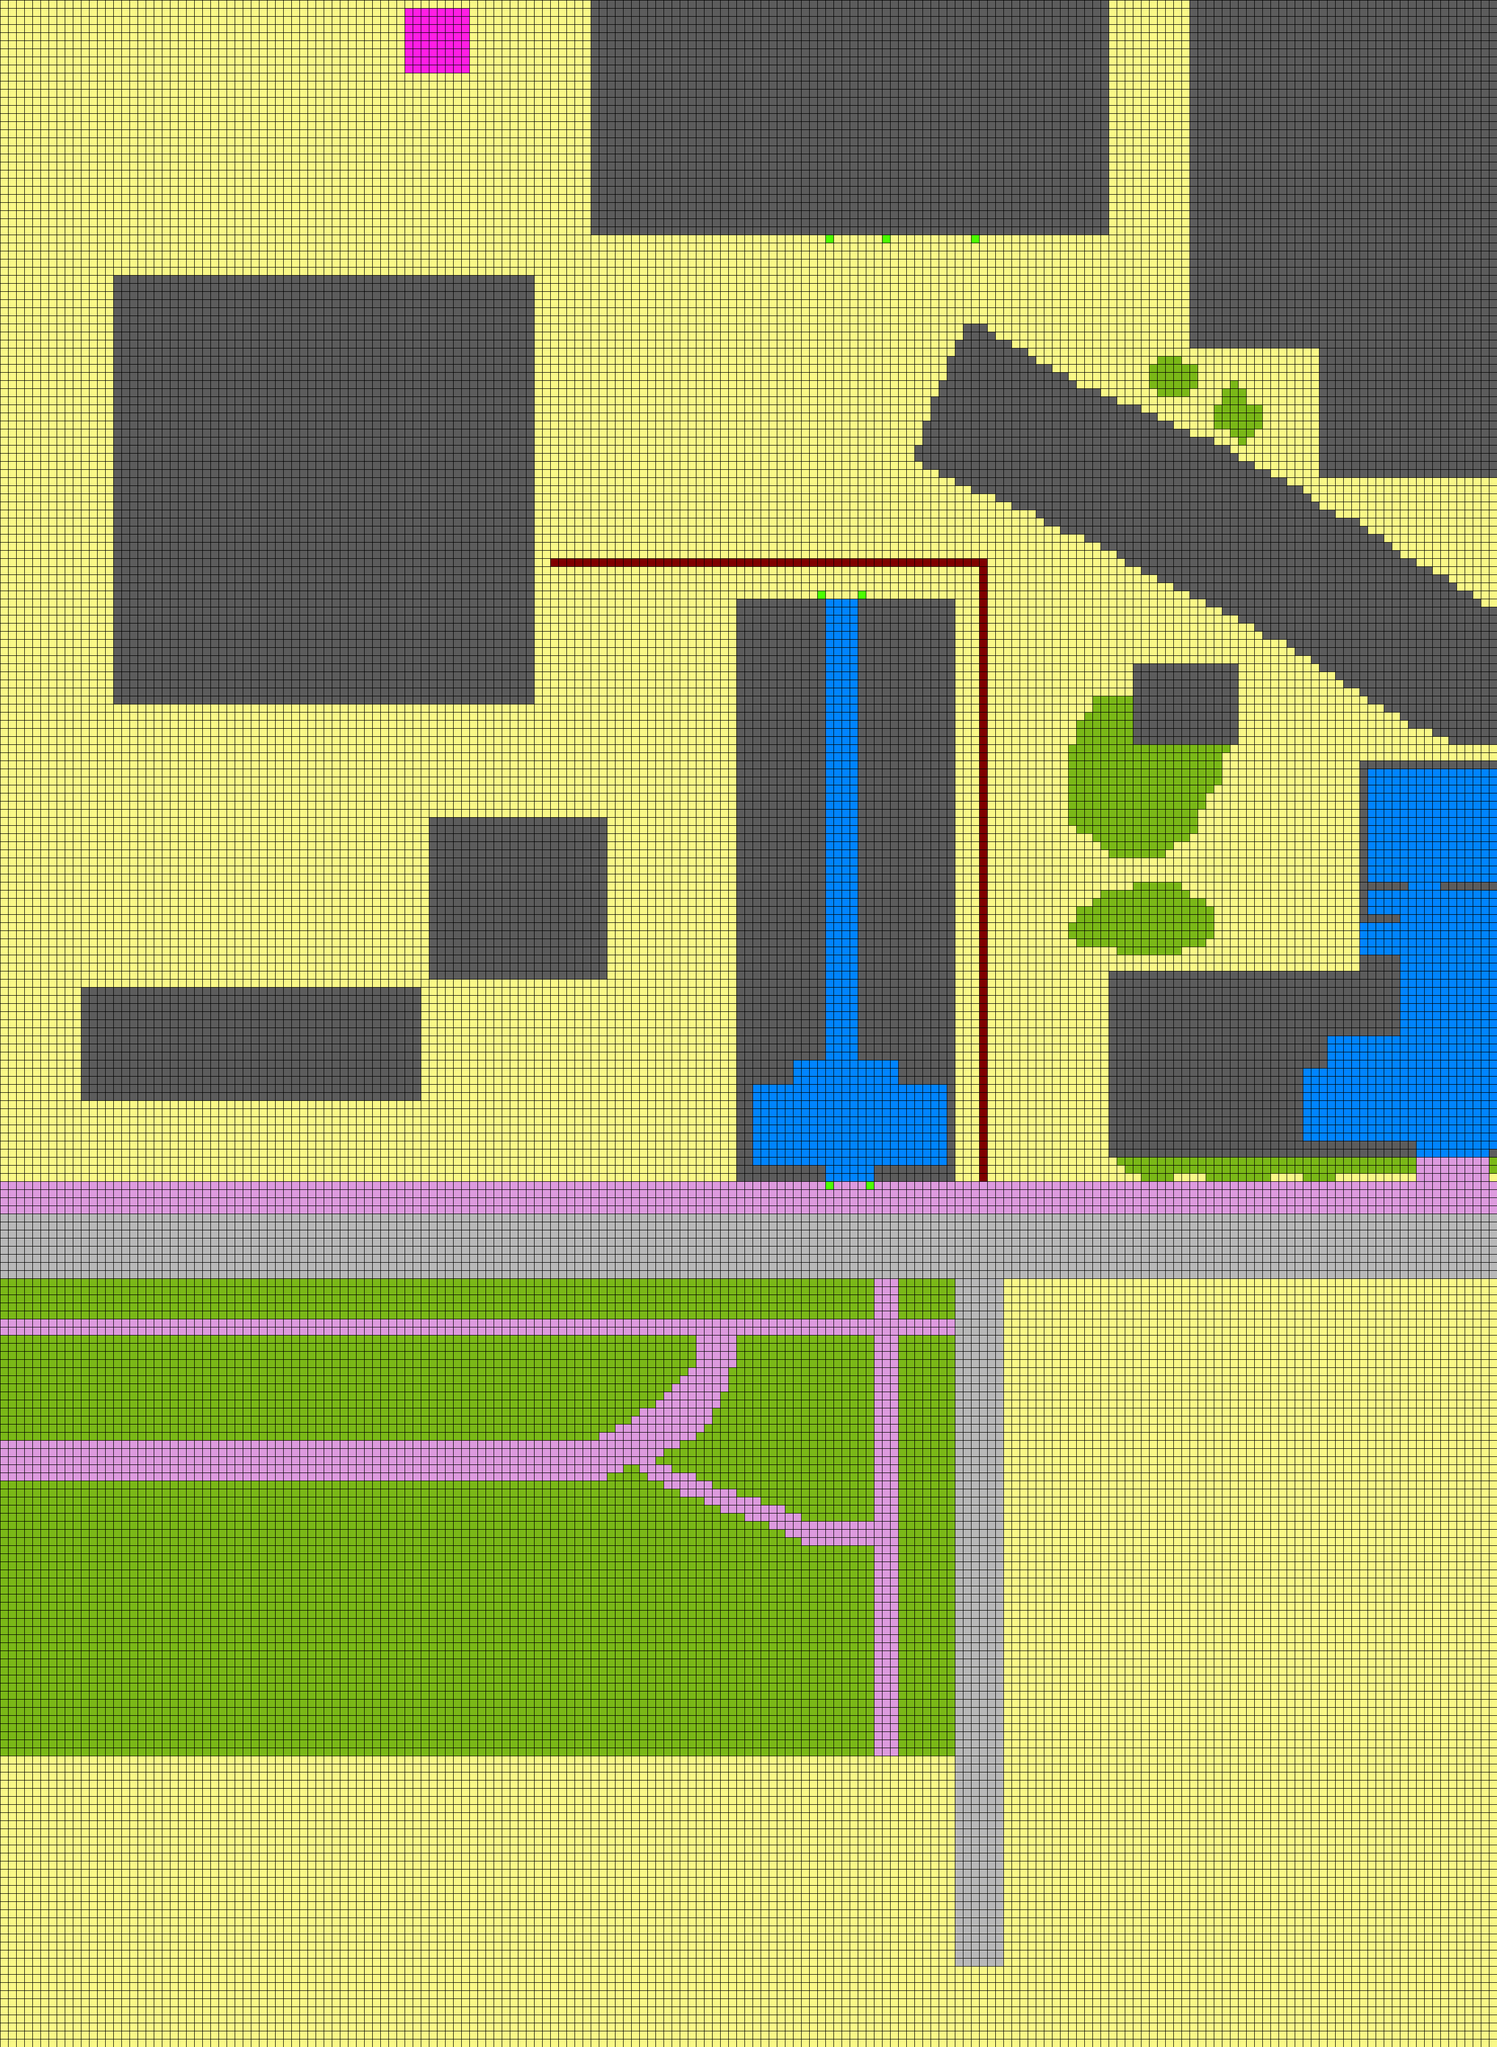

Rendered tile map (Tiled .tmx) drawn with the repository's tilesets; below, a short description and the map source with its tile grids summarised:
An orthogonal 185x253 tile map with 16x16 px tiles, 2 tile layers (topologieebene, stinkebene), 3 hidden layers not drawn, 5 tilesets.

<map version="1.0" orientation="orthogonal" width="185" height="253" tilewidth="16" tileheight="16">
 <tileset firstgid="1" name="topo_tiles" tilewidth="16" tileheight="16">
  <image source="topo_tiles.png" width="80" height="80" />
  <tile id="5">
   <properties>
    <property name="Radius" value="4" />
    <property name="Typ" value="gruenflaeche" />
   </properties>
  </tile>
  <tile id="7">
   <properties>
    <property name="Typ" value="innenraum" />
   </properties>
  </tile>
  <tile id="18">
   <properties>
    <property name="Typ" value="weg" />
   </properties>
  </tile>
  <tile id="20">
   <properties>
    <property name="Typ" value="mauer" />
   </properties>
  </tile>
  <tile id="22">
   <properties>
    <property name="Radius" value="2" />
    <property name="Typ" value="strasse" />
   </properties>
  </tile>
 </tileset>
 <tileset firstgid="26" name="lampen_tiles" tilewidth="16" tileheight="16">
  <image source="lampen_tiles.png" width="32" height="32" />
  <tile id="0">
   <properties>
    <property name="Radius" value="2" />
    <property name="Typ" value="Spot" />
   </properties>
  </tile>
  <tile id="1">
   <properties>
    <property name="Radius" value="8" />
    <property name="Typ" value="grossstrahler" />
   </properties>
  </tile>
  <tile id="3">
   <properties>
    <property name="Radius" value="2" />
    <property name="Typ" value="flurbeleuchtung" />
   </properties>
  </tile>
 </tileset>
 <tileset firstgid="30" name="wlan_tiles" tilewidth="16" tileheight="16">
  <image source="wlan_tiles.png" width="16" height="16" />
  <tile id="0">
   <properties>
    <property name="Radius" value="10" />
    <property name="Typ" value="accesspoint" />
   </properties>
  </tile>
 </tileset>
 <tileset firstgid="31" name="movement_tiles" tilewidth="16" tileheight="16">
  <image source="movement_tiles.png" width="16" height="16" />
  <tile id="0">
   <properties>
    <property name="Typ" value="waypoint" />
   </properties>
  </tile>
 </tileset>
 <tileset firstgid="32" name="stink_tiles" tilewidth="16" tileheight="16">
  <image source="stink_tiles.png" width="32" height="32" />
  <tile id="0">
   <properties>
    <property name="Radius" value="4" />
    <property name="Typ" value="Abwasser" />
   </properties>
  </tile>
  <tile id="1">
   <properties>
    <property name="Radius" value="2" />
    <property name="Typ" value="Mülleimer" />
   </properties>
  </tile>
  <tile id="2">
   <properties>
    <property name="Radius" value="5" />
    <property name="Typ" value="Container" />
   </properties>
  </tile>
 </tileset>
 <layer name="topologieebene" width="185" height="253">
  <data>[46805 cells, 46805 non-empty, 6 distinct tile ids]</data>
 </layer>
 <layer name="leuchtmittelebene" width="185" height="253" visible="0">
  <data>[46805 cells, 22 non-empty, 2 distinct tile ids]</data>
 </layer>
 <layer name="wlanebene" width="185" height="253" visible="0">
  <data>[46805 cells, 2 non-empty, 1 distinct tile ids]</data>
 </layer>
 <layer name="movement" width="185" height="253" visible="0">
  <data>[46805 cells, 236 non-empty, 1 distinct tile ids]</data>
 </layer>
 <layer name="stinkebene" width="185" height="253">
  <data>[46805 cells, 201 non-empty, 3 distinct tile ids]</data>
 </layer>
</map>
